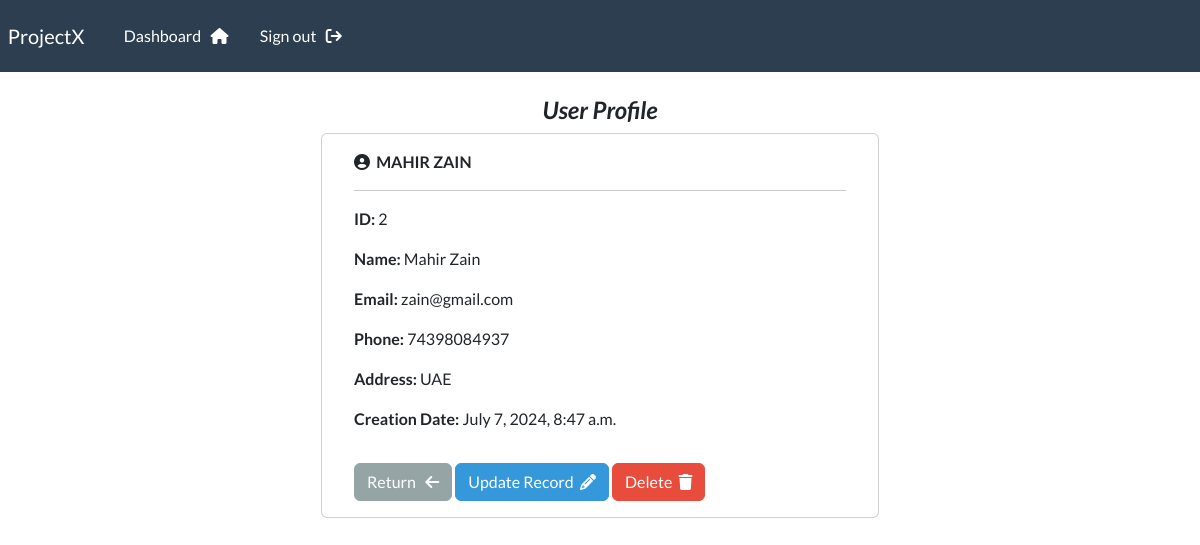
The app's page /dashboard/record/2 (signed in) with its own data.
### webapp/models.py (models this page shows, shortened)
class Record(models.Model):
    creation_date = models.DateTimeField(auto_now_add=True)
    first_name = models.CharField(max_length=100)
    last_name = models.CharField(max_length=100)
    email = models.CharField(max_length=255)
    phone = models.CharField(max_length=20)
    address = models.CharField(max_length=300)

### webapp/views.py (the view)
# urls.py: path('dashboard/record/<int:pk>', singleRecord, name='record'),
@login_required(login_url='login')
def singleRecord(request, pk):
    all_records = Record.objects.get(id=pk)
    context = {"record": all_records}
    return render(request, 'webapp/view-record.html', context=context)

### webapp/templates/webapp/view-record.html
{% extends "webapp/base.html" %} {% block content %}
<body>
  <h4 class="text-center">
    <i><b>User Profile</b></i>
  </h4>
  <div class="container d-flex justify-content-center align-items-center">
    <div class="card mb-3 w-50">
      <div class="card-body mx-3">
        <i class="fa fa-user-circle" aria-hidden="true"></i>&nbsp;
        <strong>{{record.first_name|upper}} {{record.last_name|upper}} </strong>
        <hr />
        <p><strong>ID:</strong> {{record.id}}</p>
        <p><strong>Name:</strong> {{record.first_name}} {{record.last_name}}</p>
        <p><strong>Email:</strong> {{record.email}}</p>
        <p><strong>Phone:</strong> {{record.phone}}</p>
        <p><strong>Address:</strong> {{record.address}}</p>
        <p><strong>Creation Date:</strong> {{record.creation_date}}</p>
      </div>
      <ul style="list-style: none">
        <li style="display: inline-block">
          <a href="{% url 'dashboard' %}" class="btn btn-secondary"
            >Return &nbsp; <i class="fa fa-arrow-left" aria-hidden="true"></i
          ></a>
        </li>
        <li style="display: inline-block">
          <a href="{% url 'update-record' record.id %}" class="btn btn-info">
            Update Record &nbsp;<i class="fa fa-pencil" aria-hidden="true"></i>
          </a>
        </li>
        <li style="display: inline-block">
          <a href="{% url 'delete_user' record.id %}" class="btn btn-danger"
            >Delete &nbsp;<i class="fa fa-trash" aria-hidden="true"></i
          ></a>
        </li>
      </ul>
    </div>
  </div>
</body>
{% endblock content %}

### records on screen
Record: first_name "MAHIR", last_name "ZAIN", id "2", first_name "Mahir", last_name "Zain", email "zain@gmail.com", phone "74398084937", address "UAE", creation_date "July 7, 2024, 8:47 a.m."
